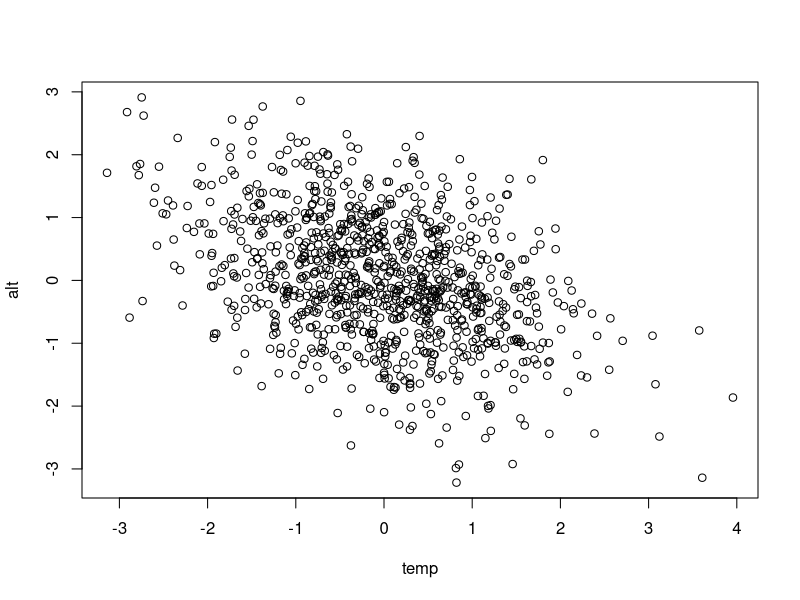
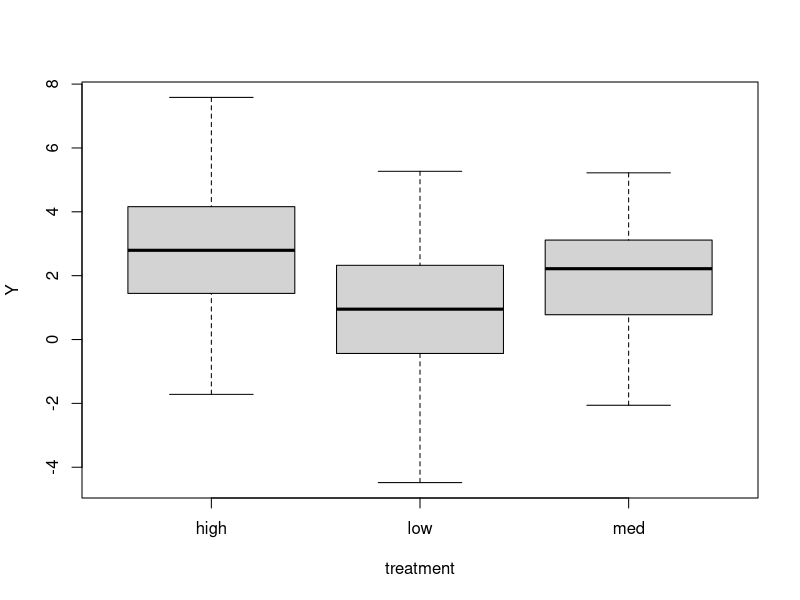
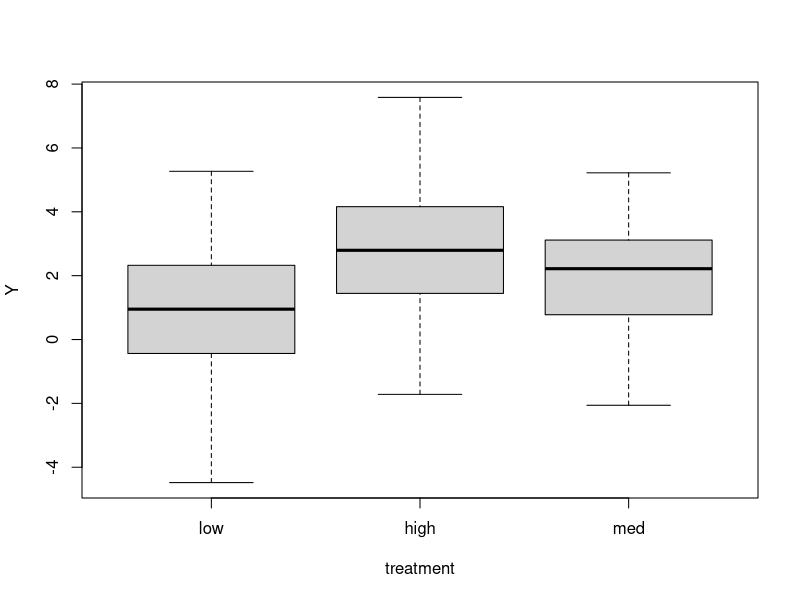

Write the R code that produced these figures, in order.
## ---- chunk 1
#| include: false
set.seed(1)
## ---- chunk 2
#| label: interpret-lm-coeffs-1
#| warning: false
library(mvtnorm)

# Specify the sample size
N <- 1000

# Specify the correlation between altitude and temperature
rho <- -0.4

# This line of code creates two correlated variables
X <- rmvnorm(N, mean = c(0, 0), sigma = matrix(c(1, rho, rho, 1), 2, 2))

# Extract the first and second columns to vectors named temp and alt and plot
temp <- X[, 1]
alt <- X[, 2]
plot(temp, alt)
## ---- chunk 3
#| label: interpret-lm-coeffs-2
beta <- c(2, 1, -1)
mu <- beta[1] + beta[2] * temp + beta[3] * alt
height <- rnorm(N, mu, sd = 2)
## ---- chunk 4
#| label: interpret-lm-coeffs-3
lm_both <- lm(height ~ temp + alt)
data.frame(estimated = round(lm_both$coefficients, 2), true = beta)
## ---- chunk 5
#| label: interpret-lm-coeffs-4
lm1 <- lm(height ~ temp)
lm1$coefficients
## ---- chunk 6
#| label: interpret-lm-coeffs-5
mu <- 2 - 1 * alt
height <- rnorm(N, mu, sd = 2)

mod_temp <- lm(height ~ temp)
summary(mod_temp)
anova(mod_temp)
## ---- chunk 7
#| label: interpret-lm-coeffs-6
mod_temp_alt <- lm(height ~ alt + temp)
summary(mod_temp_alt)
anova(mod_temp_alt)
## ---- chunk 8
#| label: interpret-lm-coeffs-7
N <- 120
# The effect of treatment
trt.n <- rep(c(-1, 0, 1), N / 3)
mu <- 2 + 1 * trt.n

# Labels for the treatment
treatment <- factor(rep(c("low", "med", "high"), N / 3)) # group labels

# Create, Y, a normally distributed response variable and plot against treatment
Y <- rnorm(N, mu, sd = 2)
boxplot(Y ~ treatment)
## ---- chunk 9
#| label: interpret-lm-coeffs-8
cat_lm <- lm(Y ~ treatment)
summary(cat_lm)
## ---- chunk 10
#| label: interpret-lm-coeffs-9
treatment <- relevel(treatment, ref = "low")
cat_lm <- lm(Y ~ treatment)
summary(cat_lm)
boxplot(Y ~ treatment)
## ---- chunk 11
#| label: interpret-lm-coeffs-10
cat_lm <- lm(Y ~ treatment - 1)
summary(cat_lm)
## ---- chunk 12
#| label: interpret-lm-coeffs-11
#| message: false
#| warning: false
library(multcomp)

cont <- glht(cat_lm, linfct = mcp(treatment = "Tukey"))

summary(cont)
## ---- chunk 13
#| label: interpret-lm-coeffs-12
confint(cont)
